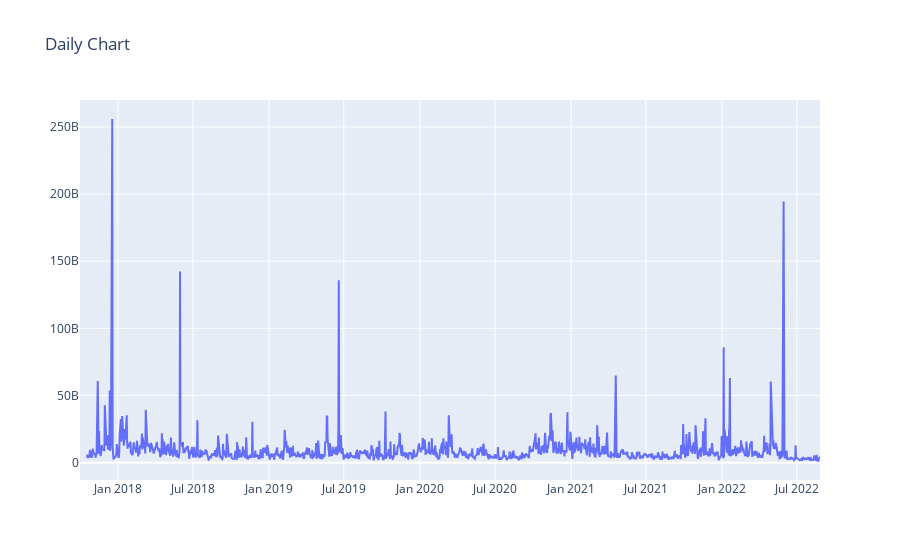

Write notebook code for a chart like this one.
### Code cell
#plot monthly price,vol,val
plot_data1 = [
    go.Scatter(
        x=df_price['tradedate'],
        y=df_price['amount'], name="val"
    )
]
plot_layout = go.Layout(
        title='Daily Chart'
    )
fig = go.Figure(data=plot_data1, layout=plot_layout)
fig.update_layout(xaxis_range=['2017-10-01', '2022-08-26'])
#fig.update_layout(yaxis_range=['100000000', '20000000000'])
#plotly.offline.iplot(fig)
fig.show()

### Figure 1 — Plotly figure (JSON) as saved in the notebook; plotly's stock layout.template omitted (floating-point values rounded to 4 significant figures; data arrays with more than 128 entries replaced by an {"elided": "..."} marker saying what was removed)
{"data": [{"name": "val", "type": "scatter", "x": {"elided": "1204 str values"}, "y": {"elided": "1204 float values"}}], "layout": {"title": {"text": "Daily Chart"}, "xaxis": {"range": ["2017-10-01", "2022-08-26"]}}}
